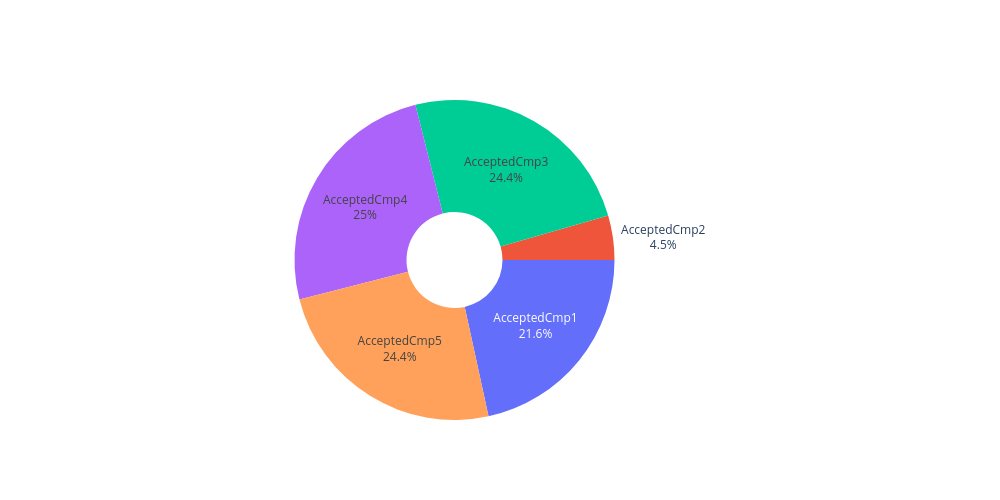

The notebook cell saved with this chart:
### Code cell
cmp_cnt =   melt_df.variable.value_counts().reset_index().sort_values(by='variable')
fig = go.Figure(data=[go.Pie(labels=cmp_cnt['variable'],values=cmp_cnt['count'],hole=0.3,textinfo='label+percent',showlegend=False)])
fig.update_layout(width=1000,height=500)
fig.update_traces(sort=False,rotation=90)
fig.show()

### Figure 1 — Plotly figure (JSON) as saved in the notebook; plotly's stock layout.template omitted (floating-point values rounded to 4 significant figures)
{"data": [{"hole": 0.3, "labels": ["AcceptedCmp1", "AcceptedCmp2", "AcceptedCmp3", "AcceptedCmp4", "AcceptedCmp5"], "rotation": 90, "showlegend": false, "sort": false, "textinfo": "label+percent", "type": "pie", "values": [144, 30, 163, 167, 163]}], "layout": {"height": 500, "width": 1000}}
